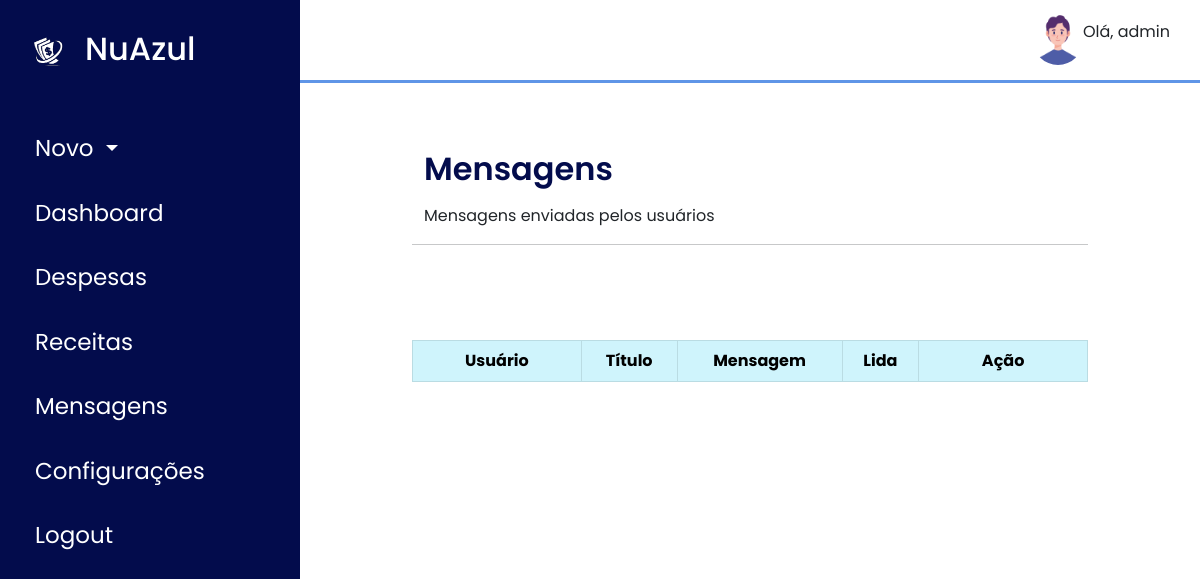
The page /administrador.php (signed in) on the database as committed earlier.
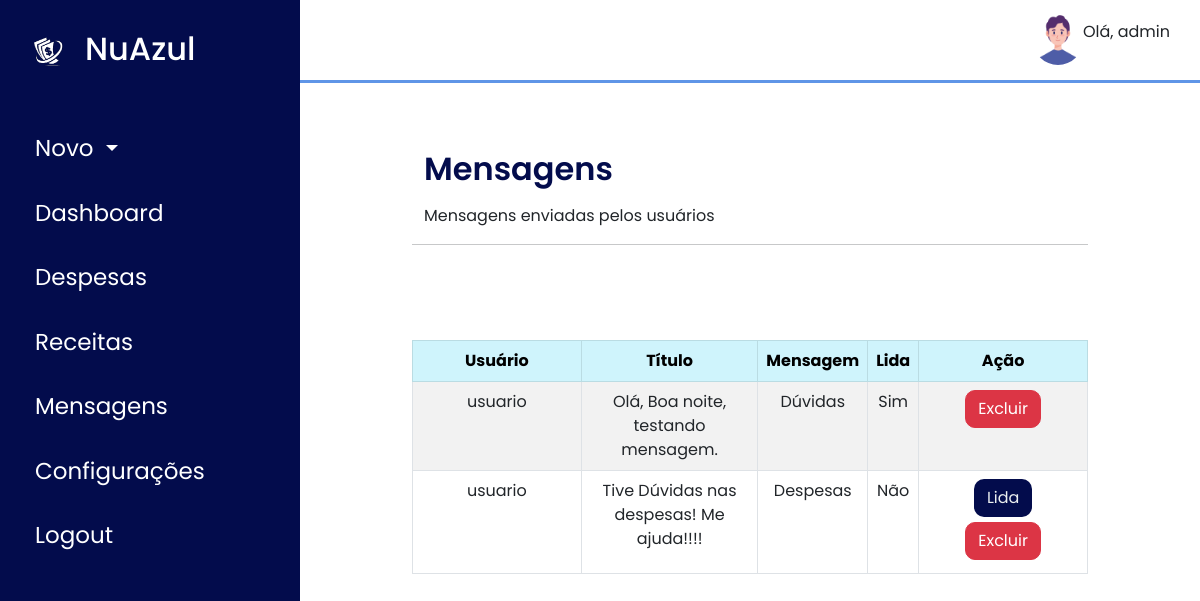
The same page on the database as committed later.
### tables this page shows
CREATE TABLE `contatos` (
  `con_id` int(11) NOT NULL,
  `uso_id` int(11) NOT NULL,
  `con_msg` varchar(255) NOT NULL,
  `con_titulo` varchar(50) NOT NULL,
  `con_lida` tinyint(1) NOT NULL DEFAULT 0
);

CREATE TABLE `usuario` (
  `uso_id` int(50) NOT NULL,
  `uso_nome` varchar(50) NOT NULL,
  `uso_email` varchar(50) NOT NULL,
  `uso_senha` varchar(255) NOT NULL,
  `tus_id` int(11) NOT NULL
);

### administrador.php (the view, shortened to what this page needs)
<?php
require_once('connection.php');
$mysql_query = "SELECT con_id, con.uso_id, con_msg, con_titulo, con_lida, uso_nome FROM contatos as con INNER JOIN usuario as uso on uso.uso_id = con.uso_id";
$result = $conn->query($mysql_query);
?>
<!DOCTYPE html>
<html lang="pt-br">
<head>
    <link href="https://cdn.jsdelivr.net/npm/bootstrap@5.0.2/dist/css/bootstrap.min.css" rel="stylesheet">
    <link href="./css/style-dashboard.css" rel="stylesheet">
    <link rel="stylesheet" href="https://maxst.icons8.com/vue-static/landings/line-awesome/line-awesome/1.3.0/css/line-awesome.min.css">
</head>
<body>
    <?php require("menu_lateral.php");
    ?>
    <section id="interface" style="margin-left:300px">
        <div class="navigation">
            <div class="profile">
                <img src="./img/usuario.png" alt="">
                <p><?php echo "Olá, ", $_SESSION['uso_nome'] ?></p>
            </div>
    </section>
    <div class="container" style="margin-left:300px">
        <div class="row content">
            <h2 class="signin-text mb-3" style="margin-top: 50px;">Mensagens</h2>
            <p>Mensagens enviadas pelos usuários</p>
            <hr>
            <br></br>
            <br></br>
            <table class="table table-striped table-bordered table-hover">
                <thead>
                    <tr class="table-info" style="text-align:center">
                        <th scope="col" style="width: 25%;">Usuário</th>
                        <th scope="col">Título</th>
                        <th scope="col">Mensagem</th>
                        <th scope="col">Lida</th>
                        <th scope="col" style="width: 25%;">Ação</th>
                    </tr>
                </thead>
                <tbody>
                    <?php while ($row = $result->fetch_assoc()) { ?>
                        <tr>
                            <td style="text-align:center"><?php echo $row['uso_nome']; ?></td>
                            <td style="text-align:center"><?php echo $row['con_msg']; ?></td>
                            <td style="text-align:center"><?php echo $row['con_titulo']; ?></td>
                            <td style="text-align:center"><?php echo $row['con_lida'] == "1" ? "Sim": "Não"; ?></td>
                            <td style="text-align:center">
                            <?php if ($row['con_lida'] == "0") { ?>
                                <a href="lida_msg.php?con_id=<?php echo $row['con_id']; ?>"><button type="button" class="btn btn-primary-acao">Lida</button></a>
                            <?php } ?>
                                <a href="delete_msg.php?con_id=<?php echo $row['con_id']; ?>"><button type="button" class="btn btn-danger">Excluir</button></a>
                            </td>
                        </tr>
                    <?php } ?>
                </tbody>
            </table>
        </div>
    </div>
</body>
</html>

Rows that differ between the two databases and show on the page:
added contatos: uso.uso_nome "usuario", con_msg "Olá, Boa noite, testando mensagem.", con_titulo "Dúvidas", con_lida "Sim"
added contatos: uso.uso_nome "usuario", con_msg "Tive Dúvidas nas despesas! Me ajuda!!!!", con_titulo "Despesas", con_lida "Não"
